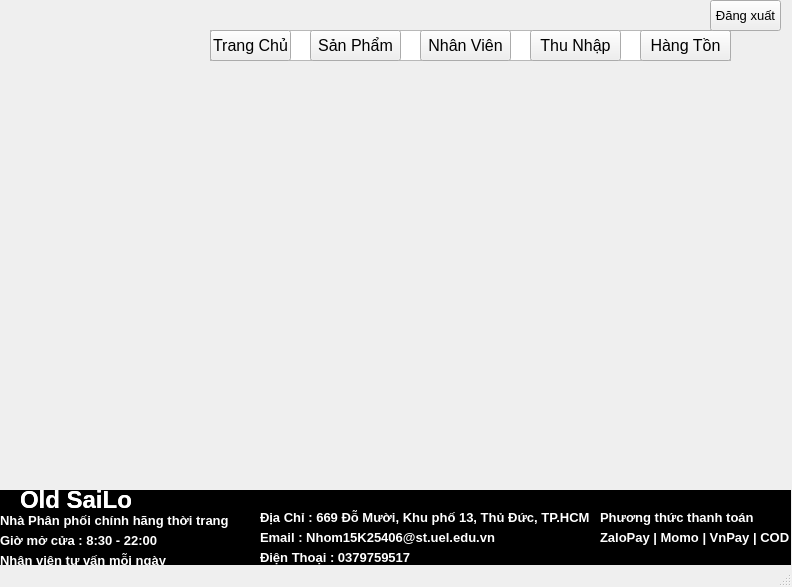
<?xml version="1.0" encoding="UTF-8"?>
<ui version="4.0">
 <class>MainWindow</class>
 <widget class="QMainWindow" name="MainWindow">
  <property name="geometry">
   <rect>
    <x>0</x>
    <y>0</y>
    <width>792</width>
    <height>587</height>
   </rect>
  </property>
  <property name="windowTitle">
   <string>MainWindow</string>
  </property>
  <widget class="QWidget" name="centralwidget">
   <widget class="QPushButton" name="trangchu2">
    <property name="geometry">
     <rect>
      <x>210</x>
      <y>30</y>
      <width>81</width>
      <height>31</height>
     </rect>
    </property>
    <property name="font">
     <font>
      <pointsize>12</pointsize>
     </font>
    </property>
    <property name="text">
     <string>Trang Chủ</string>
    </property>
   </widget>
   <widget class="QTextEdit" name="textEdit">
    <property name="geometry">
     <rect>
      <x>210</x>
      <y>30</y>
      <width>521</width>
      <height>31</height>
     </rect>
    </property>
   </widget>
   <widget class="QLabel" name="anh">
    <property name="geometry">
     <rect>
      <x>120</x>
      <y>110</y>
      <width>551</width>
      <height>261</height>
     </rect>
    </property>
    <property name="text">
     <string/>
    </property>
    <property name="scaledContents">
     <bool>true</bool>
    </property>
   </widget>
   <widget class="QPushButton" name="quanlysanpham">
    <property name="geometry">
     <rect>
      <x>310</x>
      <y>30</y>
      <width>91</width>
      <height>31</height>
     </rect>
    </property>
    <property name="font">
     <font>
      <pointsize>12</pointsize>
     </font>
    </property>
    <property name="text">
     <string>Sản Phẩm</string>
    </property>
   </widget>
   <widget class="QPushButton" name="hangtonkho">
    <property name="geometry">
     <rect>
      <x>640</x>
      <y>30</y>
      <width>91</width>
      <height>31</height>
     </rect>
    </property>
    <property name="font">
     <font>
      <pointsize>12</pointsize>
     </font>
    </property>
    <property name="text">
     <string>Hàng Tồn</string>
    </property>
   </widget>
   <widget class="QPushButton" name="quanlynhanvien">
    <property name="geometry">
     <rect>
      <x>420</x>
      <y>30</y>
      <width>91</width>
      <height>31</height>
     </rect>
    </property>
    <property name="font">
     <font>
      <pointsize>12</pointsize>
     </font>
    </property>
    <property name="text">
     <string>Nhân Viên</string>
    </property>
   </widget>
   <widget class="QPushButton" name="quanlythunhap">
    <property name="geometry">
     <rect>
      <x>530</x>
      <y>30</y>
      <width>91</width>
      <height>31</height>
     </rect>
    </property>
    <property name="font">
     <font>
      <pointsize>12</pointsize>
     </font>
    </property>
    <property name="text">
     <string>Thu Nhập</string>
    </property>
   </widget>
   <widget class="QLabel" name="logo">
    <property name="geometry">
     <rect>
      <x>20</x>
      <y>10</y>
      <width>151</width>
      <height>71</height>
     </rect>
    </property>
    <property name="text">
     <string/>
    </property>
    <property name="scaledContents">
     <bool>true</bool>
    </property>
   </widget>
   <widget class="QPushButton" name="dangxuat">
    <property name="geometry">
     <rect>
      <x>710</x>
      <y>0</y>
      <width>71</width>
      <height>31</height>
     </rect>
    </property>
    <property name="font">
     <font>
      <pointsize>10</pointsize>
     </font>
    </property>
    <property name="text">
     <string>Đăng xuất</string>
    </property>
   </widget>
   <widget class="QLabel" name="label_13">
    <property name="geometry">
     <rect>
      <x>20</x>
      <y>480</y>
      <width>111</width>
      <height>41</height>
     </rect>
    </property>
    <property name="text">
     <string>&lt;html&gt;&lt;head/&gt;&lt;body&gt;&lt;p&gt;&lt;span style=&quot; font-size:18pt; font-weight:600; color:#ffffff;&quot;&gt;Old SaiLor&lt;/span&gt;&lt;/p&gt;&lt;/body&gt;&lt;/html&gt;</string>
    </property>
   </widget>
   <widget class="QLabel" name="label_21">
    <property name="geometry">
     <rect>
      <x>600</x>
      <y>530</y>
      <width>191</width>
      <height>16</height>
     </rect>
    </property>
    <property name="text">
     <string>&lt;html&gt;&lt;head/&gt;&lt;body&gt;&lt;p&gt;&lt;span style=&quot; font-size:10pt; font-weight:600; color:#ffffff;&quot;&gt;ZaloPay | Momo | VnPay | COD&lt;/span&gt;&lt;/p&gt;&lt;/body&gt;&lt;/html&gt;</string>
    </property>
   </widget>
   <widget class="QLabel" name="label_17">
    <property name="geometry">
     <rect>
      <x>260</x>
      <y>550</y>
      <width>231</width>
      <height>16</height>
     </rect>
    </property>
    <property name="text">
     <string>&lt;html&gt;&lt;head/&gt;&lt;body&gt;&lt;p&gt;&lt;span style=&quot; font-size:10pt; font-weight:600; color:#ffffff;&quot;&gt;Điện Thoại : 0379759517&lt;/span&gt;&lt;/p&gt;&lt;/body&gt;&lt;/html&gt;</string>
    </property>
   </widget>
   <widget class="QLabel" name="label_24">
    <property name="geometry">
     <rect>
      <x>20</x>
      <y>480</y>
      <width>111</width>
      <height>41</height>
     </rect>
    </property>
    <property name="text">
     <string>&lt;html&gt;&lt;head/&gt;&lt;body&gt;&lt;p&gt;&lt;span style=&quot; font-size:18pt; font-weight:600; color:#ffffff;&quot;&gt;Old SaiLor&lt;/span&gt;&lt;/p&gt;&lt;/body&gt;&lt;/html&gt;</string>
    </property>
   </widget>
   <widget class="QLabel" name="cuoi">
    <property name="geometry">
     <rect>
      <x>0</x>
      <y>400</y>
      <width>791</width>
      <height>91</height>
     </rect>
    </property>
    <property name="text">
     <string/>
    </property>
    <property name="scaledContents">
     <bool>true</bool>
    </property>
   </widget>
   <widget class="QLabel" name="label_22">
    <property name="geometry">
     <rect>
      <x>600</x>
      <y>510</y>
      <width>191</width>
      <height>16</height>
     </rect>
    </property>
    <property name="text">
     <string>&lt;html&gt;&lt;head/&gt;&lt;body&gt;&lt;p&gt;&lt;span style=&quot; font-size:10pt; font-weight:600; color:#ffffff;&quot;&gt;Phương thức thanh toán&lt;/span&gt;&lt;/p&gt;&lt;/body&gt;&lt;/html&gt;</string>
    </property>
   </widget>
   <widget class="QWidget" name="widget" native="true">
    <property name="geometry">
     <rect>
      <x>0</x>
      <y>490</y>
      <width>791</width>
      <height>91</height>
     </rect>
    </property>
    <property name="styleSheet">
     <string notr="true">background-color: rgb(0, 0, 0);</string>
    </property>
    <widget class="QLabel" name="label_27">
     <property name="geometry">
      <rect>
       <x>0</x>
       <y>40</y>
       <width>281</width>
       <height>21</height>
      </rect>
     </property>
     <property name="text">
      <string>&lt;html&gt;&lt;head/&gt;&lt;body&gt;&lt;p&gt;&lt;span style=&quot; font-size:10pt; font-weight:600; color:#ffffff;&quot;&gt;Giờ mở cửa : 8:30 - 22:00&lt;/span&gt;&lt;/p&gt;&lt;/body&gt;&lt;/html&gt;</string>
     </property>
    </widget>
    <widget class="QLabel" name="label_28">
     <property name="geometry">
      <rect>
       <x>0</x>
       <y>60</y>
       <width>281</width>
       <height>21</height>
      </rect>
     </property>
     <property name="text">
      <string>&lt;html&gt;&lt;head/&gt;&lt;body&gt;&lt;p&gt;&lt;span style=&quot; font-size:10pt; font-weight:600; color:#ffffff;&quot;&gt;Nhân viên tư vấn mỗi ngày&lt;/span&gt;&lt;/p&gt;&lt;/body&gt;&lt;/html&gt;</string>
     </property>
    </widget>
   </widget>
   <widget class="QLabel" name="label_23">
    <property name="geometry">
     <rect>
      <x>260</x>
      <y>510</y>
      <width>381</width>
      <height>16</height>
     </rect>
    </property>
    <property name="text">
     <string>&lt;html&gt;&lt;head/&gt;&lt;body&gt;&lt;p&gt;&lt;span style=&quot; font-size:10pt; font-weight:600; color:#ffffff;&quot;&gt;Địa Chỉ : 669 Đỗ Mười, Khu phố 13, Thủ Đức, TP.HCM&lt;/span&gt;&lt;/p&gt;&lt;/body&gt;&lt;/html&gt;</string>
    </property>
   </widget>
   <widget class="QLabel" name="label_14">
    <property name="geometry">
     <rect>
      <x>260</x>
      <y>530</y>
      <width>311</width>
      <height>16</height>
     </rect>
    </property>
    <property name="text">
     <string>&lt;html&gt;&lt;head/&gt;&lt;body&gt;&lt;p&gt;&lt;span style=&quot; font-size:10pt; font-weight:600; color:#ffffff;&quot;&gt;Email : Nhom15K25406@st.uel.edu.vn&lt;/span&gt;&lt;/p&gt;&lt;/body&gt;&lt;/html&gt;</string>
    </property>
   </widget>
   <widget class="QLabel" name="label_15">
    <property name="geometry">
     <rect>
      <x>0</x>
      <y>510</y>
      <width>281</width>
      <height>21</height>
     </rect>
    </property>
    <property name="text">
     <string>&lt;html&gt;&lt;head/&gt;&lt;body&gt;&lt;p&gt;&lt;span style=&quot; font-size:10pt; font-weight:600; color:#ffffff;&quot;&gt;Nhà Phân phối chính hãng thời trang &lt;/span&gt;&lt;/p&gt;&lt;/body&gt;&lt;/html&gt;</string>
    </property>
   </widget>
   <zorder>widget</zorder>
   <zorder>textEdit</zorder>
   <zorder>trangchu2</zorder>
   <zorder>anh</zorder>
   <zorder>quanlysanpham</zorder>
   <zorder>hangtonkho</zorder>
   <zorder>quanlynhanvien</zorder>
   <zorder>quanlythunhap</zorder>
   <zorder>logo</zorder>
   <zorder>dangxuat</zorder>
   <zorder>label_13</zorder>
   <zorder>label_21</zorder>
   <zorder>label_17</zorder>
   <zorder>label_24</zorder>
   <zorder>cuoi</zorder>
   <zorder>label_22</zorder>
   <zorder>label_23</zorder>
   <zorder>label_14</zorder>
   <zorder>label_15</zorder>
  </widget>
  <widget class="QMenuBar" name="menubar">
   <property name="geometry">
    <rect>
     <x>0</x>
     <y>0</y>
     <width>792</width>
     <height>18</height>
    </rect>
   </property>
  </widget>
  <widget class="QStatusBar" name="statusbar"/>
 </widget>
 <resources/>
 <connections/>
</ui>
